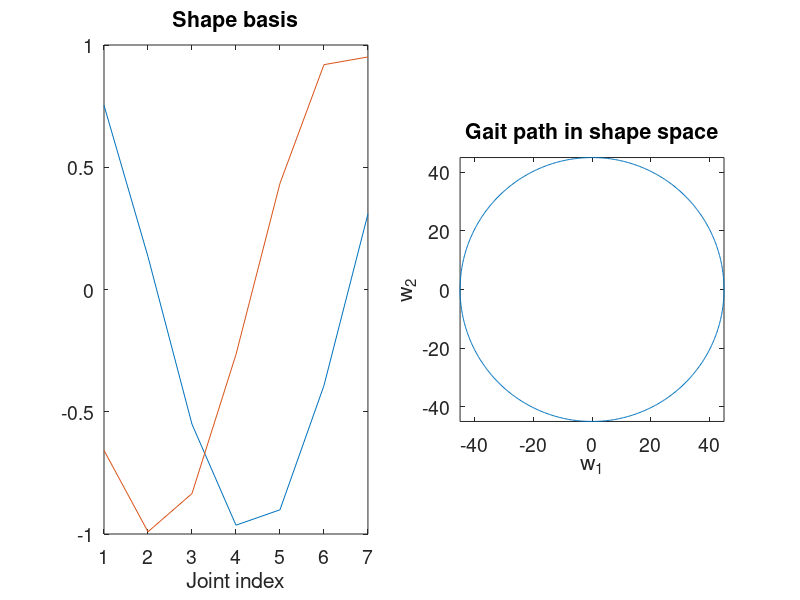

MATLAB code to generate this figure: (Note: this script raises an error after producing the figure.)
% Use after plotAngle.m

%% input PC and weights
basis1 = cos(2*pi*0.8*(1:7)/(7));
basis2 = -sin(2*pi*0.8*(1:7)/(7));
% basis1 = cos(2*pi*1.0*(0:6)/(6));
% basis2 = -sin(2*pi*1.0*(0:6)/(6));
A = 45;
w1 = A*sin(0:0.01:2*pi);
w2 = A*cos(0:0.01:2*pi);
figure;
set(gcf,'Position',[100 100 1100 500]);
set(gcf,'color','w');
subplot(1,2,1);
set(gca,'FontSize', 14);
hold on;
box on;
xlim([1,7]);
xticks([1,2,3,4,5,6,7]);
xlabel('Joint index')
plot(basis1);
plot(basis2);
title('Shape basis')
subplot(1,2,2);
set(gca,'FontSize', 14);
hold on;
axis equal;
box on;
plot(w1,w2);
xlabel('w_1');
ylabel('w_2');
xlim([-A A]);
ylim([-A A]);
title('Gait path in shape space')

%% PCA
joint_angle = rmmissing(joint_angle);
[coeff, score] = pca(joint_angle);
[U,S,V] = svd(joint_angle,'econ');

figure;
set(gcf,'Position',[100 100 1100 500]);
set(gcf,'color','w');
subplot(1,2,1);
set(gca,'FontSize', 14);
hold on;
title('sigular values');
semilogy(diag(S), 'k-o', 'LineWidth', 2);
xticks([1,2,3,4,5,6,7]);
axis tight, grid on, box on;
subplot(1,2,2);
set(gca,'FontSize', 14);
hold on;
title('cumsum(s)/sum(s)');
plot(cumsum(diag(S))./sum(diag(S)),'k-o','LineWidth',2);
xticks([1,2,3,4,5,6,7]);
axis tight, grid on, box on;

%% Plot PCs and weights
figure;
set(gcf,'Position',[100 100 1100 500]);
set(gcf,'color','w');
subplot(1,2,1);
set(gca,'FontSize', 14);
hold on;
plot(coeff(:,1));
plot(coeff(:,2));
legend('PC1','PC2');
box on;
xlim([1,7]);
xticks([1,2,3,4,5,6,7]);
xlabel('Joint index');

subplot(1,2,2);
set(gca,'FontSize', 14);
hold on;
plot(score(:,1),score(:,2),'k');
xlabel('w_1');
ylabel('w_2');
axislim = max(abs([score(:,1);score(:,2)])) + 5;
axis equal, box on;
xlim([-axislim axislim]);
ylim([-axislim axislim]);

% subplot(1,3,3);
% set(gca,'FontSize', 14);
% hold on;
% plot(score(:,1));
% plot(score(:,2));
% plot(score(:,3));
% plot(score(:,4));
% xlabel('Time');
% ylabel('Weight');
% legend('w_1','w_2','w_3','w_4');
% set(gca,'xtick',[]);
% box on;

%% Normalized PCs and weights
coeff_1 = coeff(:,1)/max(coeff(:,1));
coeff_2 = coeff(:,2)/max(coeff(:,2));
score_1 = score(:,1)*max(coeff(:,1));
score_2 = score(:,2)*max(coeff(:,2));

figure;
set(gcf,'Position',[100 100 1100 500]);
set(gcf,'color','w');
subplot(1,2,1);
set(gca,'FontSize', 14);
hold on;
plot(coeff_1);
plot(coeff_2);
legend('PC1','PC2');
box on;
xlim([1,7]);
xticks([1,2,3,4,5,6,7]);
xlabel('Joint index');

subplot(1,2,2);
set(gca,'FontSize', 14);
hold on;
plot(score_1,score_2,'k');
xlabel('w_1');
ylabel('w_2');
axislim = max(abs([score_1;score_2])) + 5;
axis equal, box on;
xlim([-axislim axislim]);
ylim([-axislim axislim]);